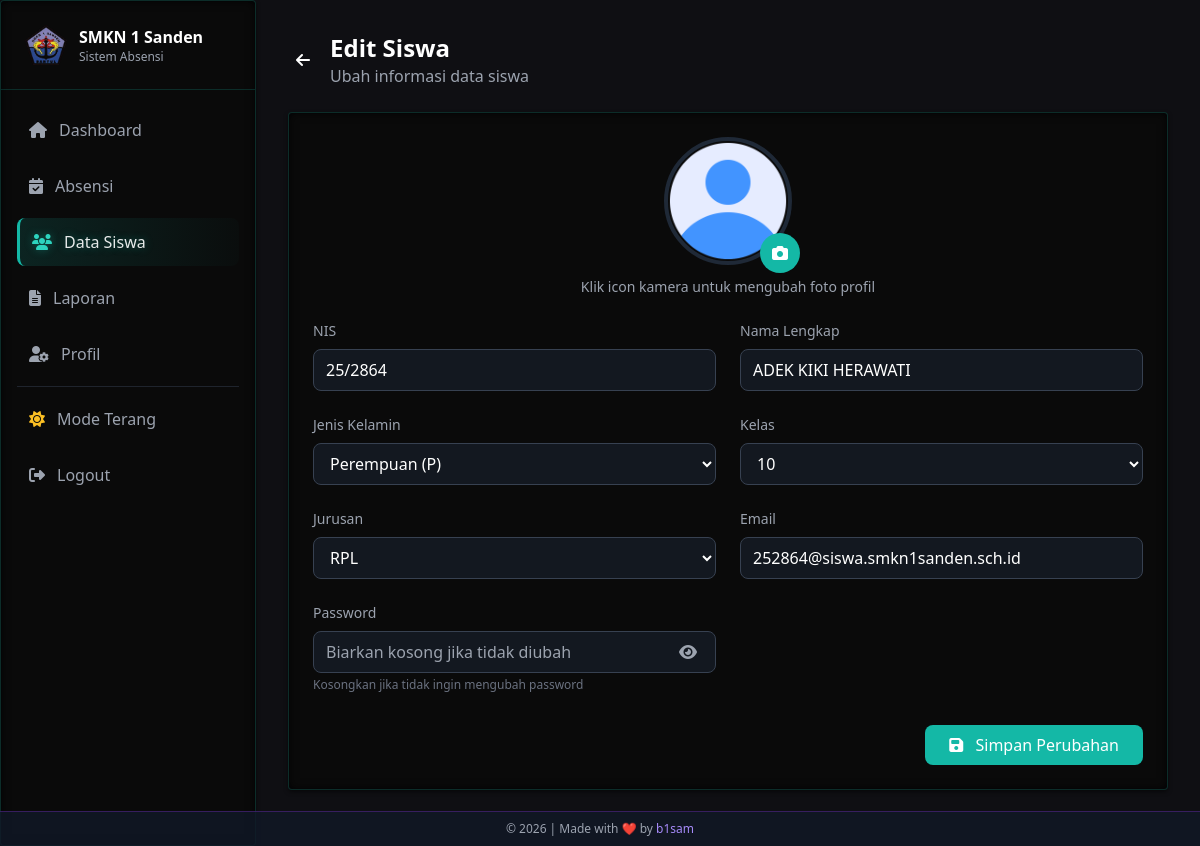
Page /admin/siswa/edit.php?id=166 (signed in) on the committed database.
### tables this page shows
CREATE TABLE `siswa` (
  `id` int(11) NOT NULL,
  `nis` varchar(20) NOT NULL,
  `nama_lengkap` varchar(100) NOT NULL,
  `jenis_kelamin` enum('L','P') DEFAULT NULL,
  `kelas` enum('10','11','12') NOT NULL,
  `jurusan` enum('RPL','DKV','AK','BR','MP') NOT NULL,
  `email` varchar(100) NOT NULL,
  `password` varchar(255) NOT NULL,
  `foto_profil` varchar(255) DEFAULT 'assets/default/photo-profile.png',
  `created_at` timestamp NOT NULL DEFAULT current_timestamp(),
  `updated_at` timestamp NOT NULL DEFAULT current_timestamp() ON UPDATE current_timestamp()
);

### admin/siswa/edit.php (the view, shortened to what this page needs)
<?php
require_once '../../config/database.php';
$id = $_GET['id'];
$sql = "SELECT * FROM siswa WHERE id = :id";
$stmt = $conn->prepare($sql);
$stmt->execute(['id' => $id]);
$siswa = $stmt->fetch(PDO::FETCH_ASSOC);
?>
<!DOCTYPE html>
<html lang="en">
<head>
    <script src="https://cdn.tailwindcss.com"></script>
    <link rel="stylesheet" href="https://cdnjs.cloudflare.com/ajax/libs/font-awesome/6.4.2/css/all.min.css">
    <link rel="stylesheet" href="../../assets/css/theme.css">
</head>
<body class="min-h-screen text-white bg-fixed">
    <aside id="sidebar" class="fixed top-0 left-0 h-screen w-64 glass-effect border-r border-teal-500/20 z-50 sidebar-transition -translate-x-full lg:translate-x-0">
        <div class="flex items-center justify-between p-4 lg:p-6 border-b border-teal-500/20">
            <div class="flex items-center gap-3">
                <img src="../../assets/default/smkn1sanden.png" alt="SMKN 1 Sanden" class="h-8 lg:h-10 w-auto">
                <div>
                    <h1 class="font-semibold text-sm lg:text-base">SMKN 1 Sanden</h1>
                    <p class="text-xs text-gray-400">Sistem Absensi</p>
                </div>
            </div>
        </div>
        <nav class="p-4 space-y-2 overflow-y-auto no-scrollbar" style="max-height: calc(100vh - 76px);">
            <a href="../dashboard/" class="flex items-center gap-3 text-gray-400 p-3 rounded-lg hover:bg-teal-500/10 transition-colors">
                <i class="fas fa-home"></i>
                <span>Dashboard</span>
            </a>
            <a href="../absensi/" class="flex items-center gap-3 text-gray-400 p-3 rounded-lg hover:bg-teal-500/10 transition-colors">
                <i class="fas fa-calendar-check"></i>
                <span>Absensi</span>
            </a>
            <a href="index.php" class="flex items-center gap-3 text-white/90 p-3 rounded-lg menu-active">
                <i class="fas fa-users text-teal-400"></i>
                <span>Data Siswa</span>
            </a>
            <a href="../laporan/" class="flex items-center gap-3 text-gray-400 p-3 rounded-lg hover:bg-teal-500/10 transition-colors">
                <i class="fas fa-file-alt"></i>
                <span>Laporan</span>
            </a>
            <a href="../profil/" class="flex items-center gap-3 text-gray-400 p-3 rounded-lg hover:bg-teal-500/10 transition-colors">
                <i class="fas fa-user-cog"></i>
                <span>Profil</span>
            </a>
            <hr class="border-gray-700/50 my-4">
            <button id="theme-toggle-btn" onclick="toggleTheme()" class="flex items-center gap-3 text-gray-400 p-3 rounded-lg hover:bg-teal-400/10 transition-colors w-full text-left">
                <i class="fas fa-sun text-yellow-400"></i>
                <span>Mode Terang</span>
            </button>
            <a href="../logout.php" class="flex items-center gap-3 text-gray-400 p-3 rounded-lg hover:bg-red-500/10 hover:text-red-500 transition-colors mt-10">
                <i class="fas fa-sign-out-alt"></i>
                <span>Logout</span>
            </a>
        </nav>
    </aside>
    <main class="lg:ml-64 min-h-screen bg-transparent transition-all duration-300">
        <div class="p-4 lg:p-8">
            <div class="max-w-4xl mx-auto animate-fade-in">
                <div class="flex items-center mb-6">
                    <a href="detail.php?id=<?= $id ?>" class="mr-3 p-2 rounded-full hover:bg-gray-800/60 transition-colors">
                        <i class="fas fa-arrow-left"></i>
                    </a>
                    <div>
                        <h1 class="text-xl md:text-2xl font-bold">Edit Siswa</h1>
                        <p class="text-sm md:text-base text-gray-400">Ubah informasi data siswa</p>
                    </div>
                </div>
                <div class="glass-effect rounded-xl p-4 md:p-6 mb-6">
                    <form method="POST" enctype="multipart/form-data">
                        <div class="mb-6 text-center">
                            <div class="relative w-28 h-28 md:w-32 md:h-32 mx-auto">
                                <img id="preview-image" src="../../<?= $siswa['foto_profil'] ?>"
                                    alt="Profile" class="w-28 h-28 md:w-32 md:h-32 object-cover rounded-full border-4 border-gray-800">
                                <label for="foto_profil" class="absolute -bottom-2 -right-2 bg-teal-500 hover:bg-teal-600 rounded-full w-9 h-9 md:w-10 md:h-10 flex items-center justify-center cursor-pointer transition-colors profile-upload">
                                    <i class="fas fa-camera"></i>
                                </label>
                            </div>
                            <p class="text-xs md:text-sm text-gray-400 mt-3">Klik icon kamera untuk mengubah foto profil</p>
                        </div>
                        <div class="grid grid-cols-1 md:grid-cols-2 gap-4 md:gap-6">
                            <div class="mb-2 md:mb-0">
                                <label for="nis" class="block text-sm text-gray-400 mb-2">NIS</label>
                                <input type="text" id="nis" name="nis" value="<?= htmlspecialchars($siswa['nis']) ?>" required
                                    class="w-full bg-gray-800/50 border border-gray-700 rounded-lg px-3 py-3 md:py-2 text-white focus:outline-none focus:border-teal-400 touch-target">
                            </div>
                            <div class="mb-2 md:mb-0">
                                <label for="nama_lengkap" class="block text-sm text-gray-400 mb-2">Nama Lengkap</label>
                                <input type="text" id="nama_lengkap" name="nama_lengkap" value="<?= htmlspecialchars($siswa['nama_lengkap']) ?>" required
                                    class="w-full bg-gray-800/50 border border-gray-700 rounded-lg px-3 py-3 md:py-2 text-white focus:outline-none focus:border-teal-400 touch-target">
                            </div>
                            <div class="mb-2 md:mb-0">
                                <label for="jenis_kelamin" class="block text-sm text-gray-400 mb-2">Jenis Kelamin</label>
                                <select id="jenis_kelamin" name="jenis_kelamin" required
                                    class="w-full bg-gray-800/50 border border-gray-700 rounded-lg px-3 py-3 md:py-2 text-white focus:outline-none focus:border-teal-400 touch-target">
                                    <option value="P" <?= $siswa['jenis_kelamin'] === 'P' ? 'selected' : '' ?>>Perempuan (P)</option>
                                </select>
                            </div>
                            <div class="mb-2 md:mb-0">
                                <label for="kelas" class="block text-sm text-gray-400 mb-2">Kelas</label>
                                <select id="kelas" name="kelas" required
                                    class="w-full bg-gray-800/50 border border-gray-700 rounded-lg px-3 py-3 md:py-2 text-white focus:outline-none focus:border-teal-400 touch-target">
                                    <option value="10" <?= $siswa['kelas'] === '10' ? 'selected' : '' ?>>10</option>
                                </select>
                            </div>
                            <div class="mb-2 md:mb-0">
                                <label for="jurusan" class="block text-sm text-gray-400 mb-2">Jurusan</label>
                                <select id="jurusan" name="jurusan" required
                                    class="w-full bg-gray-800/50 border border-gray-700 rounded-lg px-3 py-3 md:py-2 text-white focus:outline-none focus:border-teal-400 touch-target">
                                    <option value="RPL" <?= $siswa['jurusan'] === 'RPL' ? 'selected' : '' ?>>RPL</option>
                                </select>
                            </div>
                            <div class="mb-2 md:mb-0">
                                <label for="email" class="block text-sm text-gray-400 mb-2">Email</label>
                                <input type="email" id="email" name="email" value="<?= htmlspecialchars($siswa['email']) ?>" required
                                    class="w-full bg-gray-800/50 border border-gray-700 rounded-lg px-3 py-3 md:py-2 text-white focus:outline-none focus:border-teal-400 touch-target">
                            </div>
                            <div class="mb-2 md:mb-0">
                                <label for="password" class="block text-sm text-gray-400 mb-2">Password</label>
                                <div class="relative">
                                    <input type="password" id="password" name="password" placeholder="Biarkan kosong jika tidak diubah"
                                        class="w-full bg-gray-800/50 border border-gray-700 rounded-lg px-3 py-3 md:py-2 pr-10 text-white focus:outline-none focus:border-teal-400 touch-target">
                                    <button type="button" onclick="togglePassword()" class="absolute right-3 top-1/2 -translate-y-1/2 text-gray-400 w-8 h-8 flex items-center justify-center">
                                        <i class="fas fa-eye" id="password-toggle-icon"></i>
                                    </button>
                                </div>
                                <p class="text-xs text-gray-500 mt-1">Kosongkan jika tidak ingin mengubah password</p>
                            </div>
                        </div>
                        <div class="flex justify-end mt-6 md:mt-8">
                            <button type="submit" class="w-full md:w-auto px-6 py-3 md:py-2 bg-teal-500 hover:bg-teal-600 text-white rounded-lg transition-colors font-medium">
                                <i class="fas fa-save mr-2"></i> Simpan Perubahan
                            </button>
                        </div>
                    </form>
                </div>
            </div>
        </div>
    </main>
</body>
</html>

### admin/siswa/edit.php (style rules this page uses)
.glass-effect { background: rgba(10, 10, 10, 0.9); backdrop-filter: blur(5px); border: 1px solid rgba(20, 184, 166, 0.2); box-shadow: inset 0 0 10px rgba(0, 0, 0, 0.8), 0 2px 4px rgba(0, 0, 0, 0.5); border-radius: 4px !important; }
body { background: #0f0f13; color: #d1d5db; }
.menu-active { background: linear-gradient(to right, rgba(20, 184, 166, 0.15), rgba(20, 184, 166, 0.02)); border-left: 3px solid #14b8a6; color: #fff; text-shadow: 0 0 8px rgba(20, 184, 166, 0.4); }
.sidebar-transition { transition: transform 0.3s ease-in-out; }
.no-scrollbar { -ms-overflow-style: none; scrollbar-width: none; }
.animate-fade-in { animation: fadeIn 0.3s ease forwards; }
.profile-upload { transition: all 0.2s ease; }

### rows in the picture
siswa: foto_profil (picture), nis "25/2864", nama_lengkap "ADEK KIKI HERAWATI", jenis_kelamin "Perempuan (P)", kelas "10", jurusan "RPL", email "252864@siswa.smkn1sanden.sch.id"
